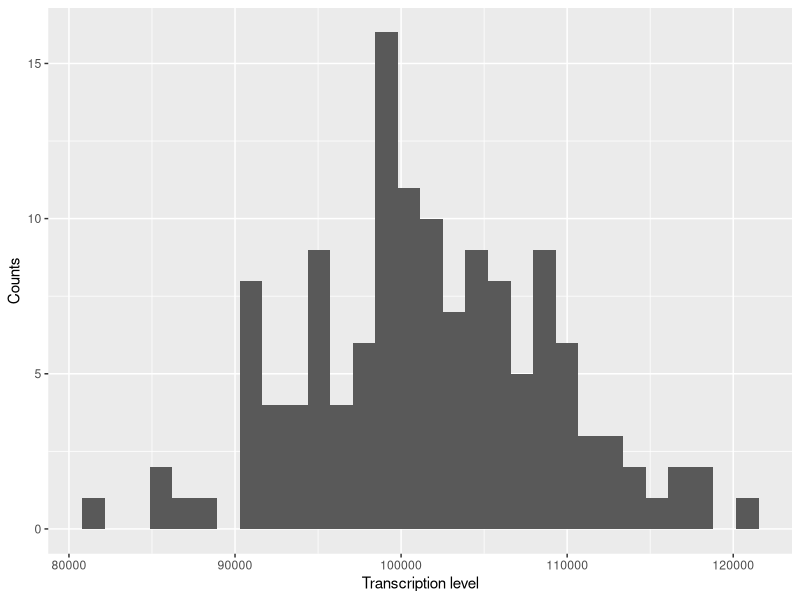
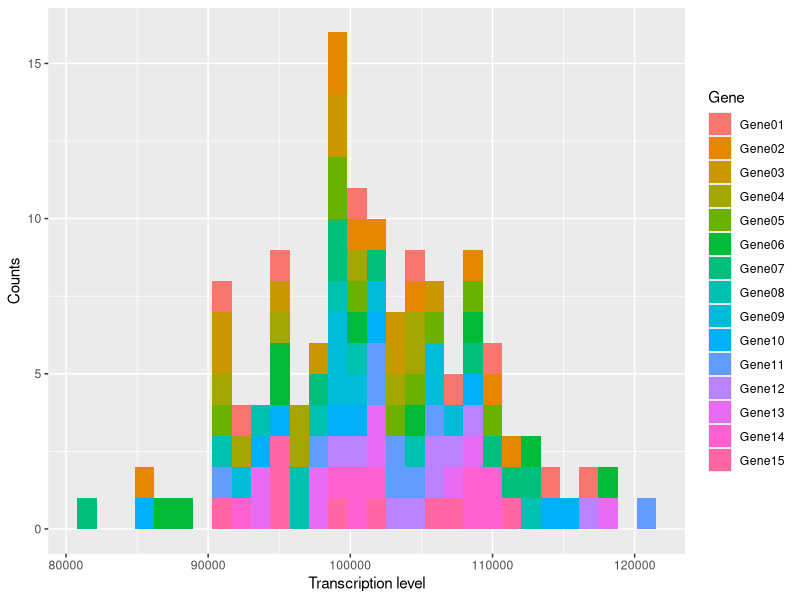
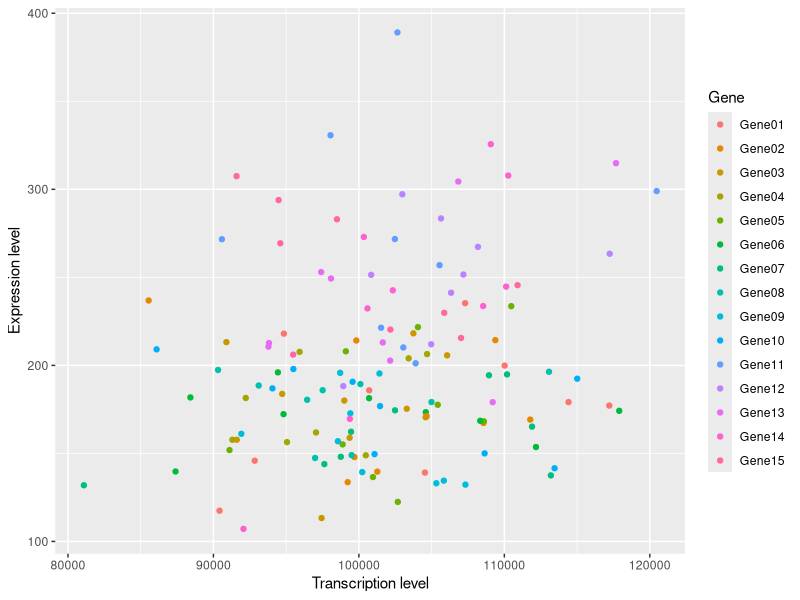
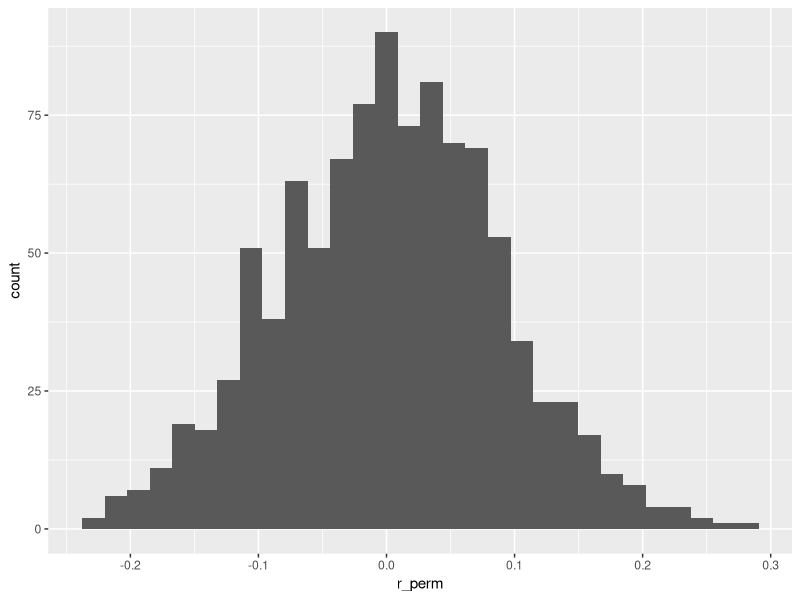
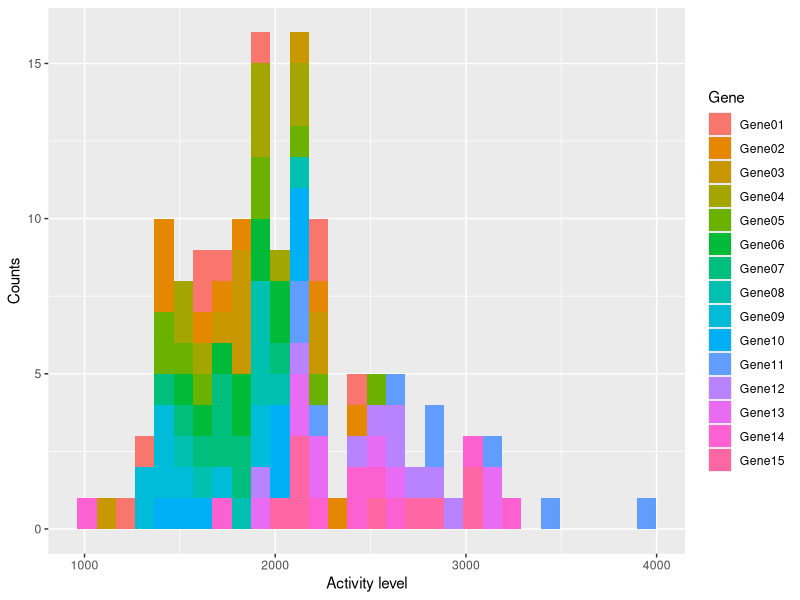
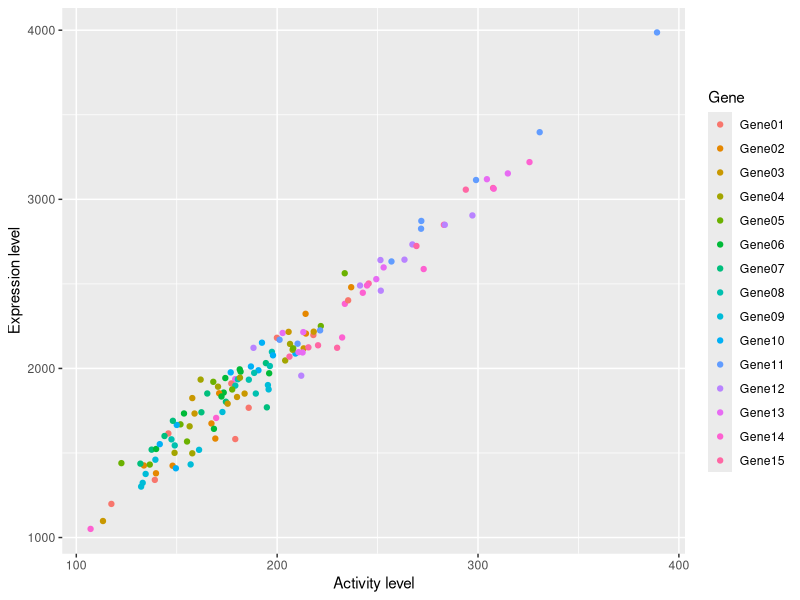
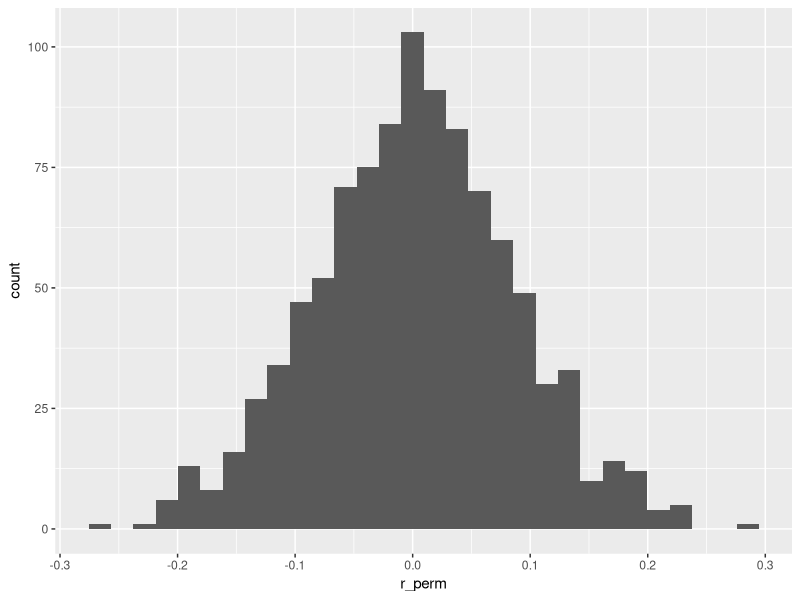

Recreate these plots in R, in order.
## ---- chunk 1

knitr::opts_chunk$set(echo = TRUE)

library(ggplot2) # plotting library

## ---- chunk 2

# Using the read.csv() command import the GeneExpressionData.csv file
dummydata <- read.csv("Data/GeneExpressionData.csv", header = TRUE, sep = ",")

# View the data
View(dummydata)

## ---- chunk 3

# Use ggplot to make a histogram to view the distribution of the transcriptions levels
ggplot(data = dummydata, aes(x = MeanCountsTranscript)) +
  geom_histogram() +
  labs(x = "Transcription level",
       y = "Counts") 

# Add a fill color to distinguish between genes
ggplot(data = dummydata, aes(x = MeanCountsTranscript, fill = GeneNames)) +
  geom_histogram() +
  labs(x = "Transcription level",
       y = "Counts") +
  scale_fill_discrete(name = "Gene")

# Use ggplot to create a scatter plot comparing transcriptions and expression levels
# length for the species
# Use scale_color_discrete to edit the name and labels for your legend
ggplot(data = dummydata, aes(x = MeanCountsTranscript, y = MeanCounts, color = GeneNames)) +
  geom_point() +
  labs(x = "Transcription level",
       y = "Expression level") +
  scale_color_discrete(name = "Gene")

## ---- chunk 4

# cor() function to calculate the correlation coefficient
cor(dummydata$MeanCountsTranscript, dummydata$MeanCounts, # Variables between which we want to measure the association
    method = c("pearson") # Method
    ) 

## ---- chunk 5

# cor.test() function to calculate the correlation coefficient
# and the associated confidence interval
cor.test(dummydata$MeanCountsTranscript, dummydata$MeanCounts, # Variables between which we want to measure the association
         method = "pearson" # Method
         )

## ---- chunk 6

# cor() function to calculate the correlation coefficient
cor(dummydata$MeanCountsTranscript, dummydata$MeanCounts, # Variables between which we want to measure the association
    method = c("spearman") # Method
    ) 

# cor.test() function to calculate the correlation coefficient
# and the associated confidence interval
cor.test(dummydata$MeanCountsTranscript, dummydata$MeanCounts, # Variables between which we want to measure the association
         method = "spearman" # Method
         )

## ---- chunk 7

# Histogram of MeanActivity, colored by GeneNames
# Make sure the axis names and legend are explicit



# Scatter plot of MeanActivity ~ MeanCounts, colored by GenesNames
# Make sure the axis names and legend are explicit



# Pearson's correlation



# Spearman's ranked correlation



# Notice the difference (or not) between the outcome of the two tests


# Interpretation
print('This analysis suggest that gene expression levels and protein activity levels are / are not correlated. Hence, gene expression level is / is not a good predictor of protein activity.')

## ---- chunk 8

my_perm_corr_test = function(x, y, iter = 1000) {
  r_perm = array(dim = iter)
  for (i in 1:iter) { # seq(iter) same as 1:iter
    r_perm[i] = cor(x, sample(y))
  }
  r_real = cor(x, y)
  r_perm_abs = abs(r_perm)
  r_real_abs = abs(r_real)
  bigger_thans = r_real_abs > r_perm_abs
  p_grater_thans = mean(bigger_thans)
  pval = 1 - p_grater_thans
  rtn = list("r_perm" = r_perm,
             "pval" = pval,
             "r_real" = r_real)
  return(rtn)
}

## ---- chunk 9

# Execute the my_perm_corr_test() function
prmtst = my_perm_corr_test(dummydata$MeanCountsTranscript, dummydata$MeanCounts, iter = 1000)

# Visualize the distribution of the permutations
# The output of our permutation function is not a data frame so we must
# convert it to a data frame to plot in ggplot
ggplot(data.frame(prmtst), aes(r_perm)) +
  geom_histogram()

# Print the calculated p-value and correlation coefficient
prmtst$pval
prmtst$r_real 

## ---- chunk 10

# Execute the my_perm_corr_test() function



# Visualize the distribution of the permutations



# Print the calculated p-value and correlation coefficient



# Interpretation
print('This analysis suggest that gene expression levels and protein activity levels are / are not correlated. Hence, gene expression level is / is not a good predictor of protein activity.')

## ---- chunk 11

# Histogram of MeanActivity, colored by GeneNames
# Make sure the axis names and legend are explicit
ggplot(data = dummydata, aes(x = MeanActivity, fill = GeneNames)) +
  geom_histogram() +
  labs(x = "Activity level",
       y = "Counts") +
  scale_fill_discrete(name = "Gene")

# Scatter plot of MeanActivity ~ MeanCounts, colored by GenesNames
# Make sure the axis names and legend are explicit
ggplot(data = dummydata, aes(x = MeanCounts, y = MeanActivity, color = GeneNames)) +
  geom_point() +
  labs(x = "Activity level",
       y = "Expression level") +
  scale_color_discrete(name = "Gene")

# Pearson's correlation
cor.test(dummydata$MeanCounts, dummydata$MeanActivity, 
         method = "pearson" 
         )

# Spearman's ranked correlation
cor.test(dummydata$MeanCounts, dummydata$MeanActivity, 
         method = "spearman" 
         )

# We prefer the function cor.test because it also report the confidence interval
# of the correlation coefficient

# Notice the difference (or not) between the outcome of the two tests

# Interpretation
print('This analysis suggest that gene expression levels and protein activity levels are correlated. Hence, gene expression level is a good predictor of protein activity.')

## ---- chunk 12

# Execute the my_perm_corr_test() function
prmtst = my_perm_corr_test(dummydata$MeanActivity, dummydata$MeanCounts, iter = 1000)

# Visualize the distribution of the permutations
ggplot(data.frame(prmtst), aes(r_perm)) +
  geom_histogram()

# Print the calculated p-value and correlation coefficient
prmtst$pval
prmtst$r_real 

# Interpretation
print('This analysis suggest that gene expression levels and protein activity levels are correlated. Hence, gene expression level is a good predictor of protein activity.')
